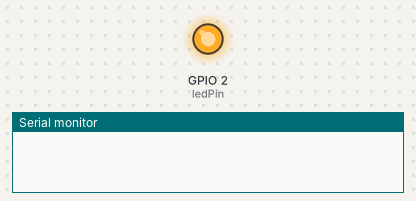
Simulated run of this sketch. Board: ESP32. Parts: output pins drawn as LEDs (lit = HIGH), the last lines printed to the serial monitor. WiFi joins after 1.5 s; servers stay silent unless stated.

Above: at 2.3 s.
At 19.1 s:
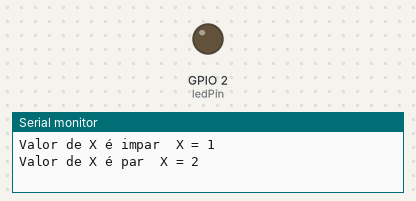
Timing chart, 0 to 30.9 s (numbered marks = the images above):
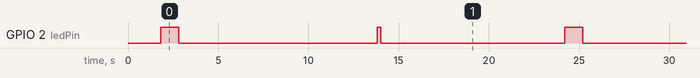

Measured:
- by itself, GPIO 2 (ledPin): repeats every 22.4 s: LOW 11.0 s, HIGH 0.20 s, LOW 10.2 s, HIGH 1.0 s
- by itself, everything shown: repeats every 22.4 s, in 4 steps

The sketch:

blink_wifi.ino
```cpp
#define BLYNK_TEMPLATE_ID "YourTemplateID"
#define BLYNK_TEMPLATE_NAME "YourTemplateName"
#define BLYNK_AUTH_TOKEN "token"

#include <WiFi.h>            // Para ESP32; use <ESP8266WiFi.h> se for ESP8266
#include <BlynkSimpleEsp32.h> // Use BlynkSimpleEsp8266.h para ESP8266

char ssid[] = "";
char pass[] = "";
int x = 1;
int ledPin = 2;

void setup() {
  Serial.begin(115200);
  pinMode(ledPin, OUTPUT);

  Blynk.begin(BLYNK_AUTH_TOKEN, ssid, pass);
}

void piscarMaisRapido() {
  digitalWrite(ledPin, HIGH);
  delay(200);
  digitalWrite(ledPin, LOW);
  delay(200);
}

void piscarMaisLento() {
  digitalWrite(ledPin, HIGH);
  delay(1000);
  digitalWrite(ledPin, LOW);
  delay(1000);
}

void loop() {
  Blynk.run(); // Mantém a conexão com o Blynk

  if (x % 2 == 0) {
    piscarMaisRapido();
    Serial.print("Valor de X é par  X = ");
    Serial.println(x);
  } else {
    piscarMaisLento();
    Serial.print("Valor de X é impar  X = ");
    Serial.println(x);
  }

  x++;
  Blynk.virtualWrite(V0, x); // Envia para o Blynk
  delay(10000); // Espera 10 segundos
}
```
